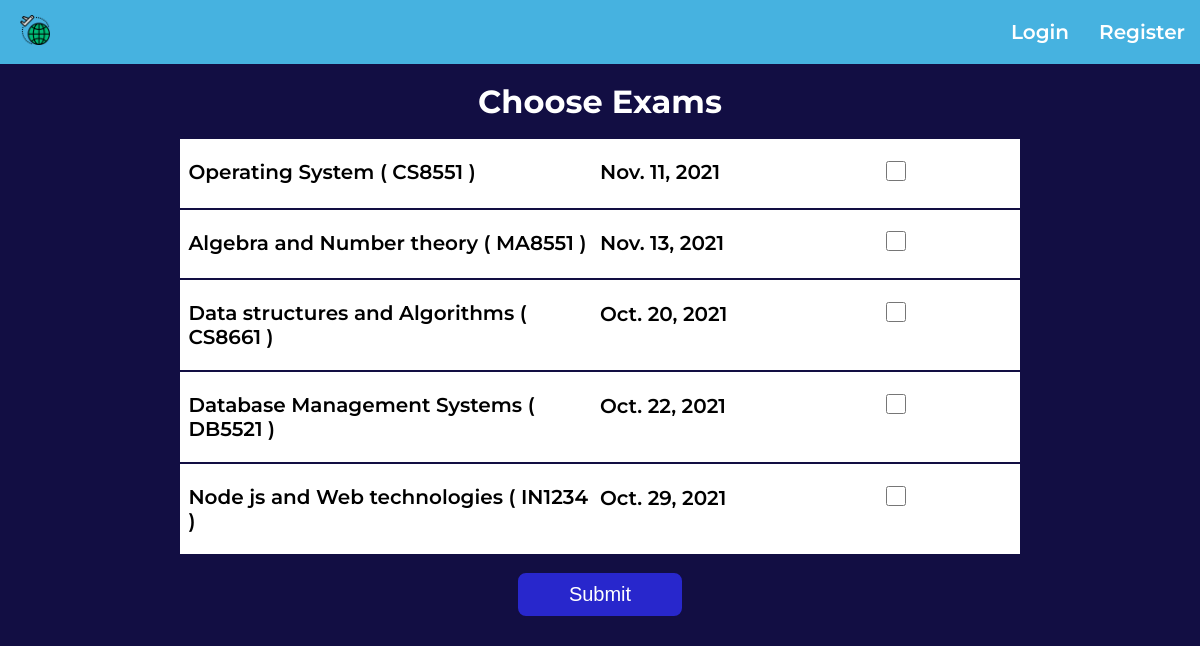
Screenshot of /regAgain with the database file from the repository.
### register/models.py (models this page shows, shortened)
class Exam(models.Model):
    examName = models.CharField(max_length=200)
    examCode = models.CharField(max_length=7)
    examDate = models.DateField(auto_now=False,auto_now_add=False)
    is_selected = models.BooleanField(default=False)
    date_created = models.DateTimeField(auto_now_add=True)

### register/views.py (the view)
# urls.py: path('regAgain',regAgain,name="regAgain"),
def regAgain(request):
    exam = Exam.objects.all()
    stu = Student.objects.all()
    registered = RegisteredExam.objects.all()
    print(registered)
    excodes = []
    for regexam in registered:
        ru = str(request.user)
        regu = regexam.student.studentUser.username
        if regu == ru:
            excodes.append(regexam.exam.examCode)
    data = {
        'exam':exam,
        'excodes': excodes,
        'stu': stu,
        'registered':registered
    }
    return render(request,'alreadyreg.html',data)

### templates/alreadyreg.html (shortened to what this page needs)
{% extends 'base.html' %}
{% load static %}
{% block content %}
    <h1 class="title">Choose Exams</h1>
    <form method="post" action="{% url 'registerExam' %}" class="container">
        {% for ex in exam %}
        {% if ex.examCode not in excodes %}
        <div class="item">
            <div class="name">
                <p>{{ex.examName}} ( {{ex.examCode}} )</p>
            </div>
            <div class="date">
                <p>{{ex.examDate}}</p>
            </div>
            <div class="check">
                <input type="checkbox" class="ck" name="{{ex.examCode}}" value="{{ex.is_selected}}" id="">
            </div>
        </div>
        {% endif %}
        {% endfor %}
        <button type="submit" class="submit">Submit</button>
    </form>
{% endblock %}

### static/dash2.css (style rules this page uses)
* { padding: 0; margin: 0; box-sizing: border-box; }
body { background-color:#120E43 ; font-family: 'Montserrat', sans-serif; font-weight: 600; display: flex; flex-direction: column; justify-content: center; align-items: center; }
.title { color: #fff; margin: 1.5% 0%; }
.container { display: flex; color: #fff; flex-direction: column; width: 70%; justify-content: center; align-items: center; font-size: 20px; }
.container>.item { display: grid; width: 100%; grid-template-columns: 50% 30% 20%; border-bottom: #120E43 2px solid; justify-content: center; color: #000; background-color: #fff; }
input.ck { width: 20px; height: 20px; }
.check { margin: 13% 20%; }
.name { margin: 5% 0% 5% 2%; }
.date { margin: 8.5% 0%; }
.submit { padding: 10px 0px; margin: 15px 0px; width: 20%; font-size: 20px; color: #fff; background-color:#2827CC ; border: #120E43 2px solid; border-radius: 10px; }

### static/logcss.css (style rules this page uses)
* { padding: 0%; margin: 0%; box-sizing: border-box; }

### rows the page displays
Exam: examName "Operating System", examCode "CS8551", examDate "Nov. 11, 2021"
Exam: examName "Algebra and Number theory", examCode "MA8551", examDate "Nov. 13, 2021"
Exam: examName "Data structures and Algorithms", examCode "CS8661", examDate "Oct. 20, 2021"
Exam: examName "Database Management Systems", examCode "DB5521", examDate "Oct. 22, 2021"
Exam: examName "Node js and Web technologies", examCode "IN1234", examDate "Oct. 29, 2021"
